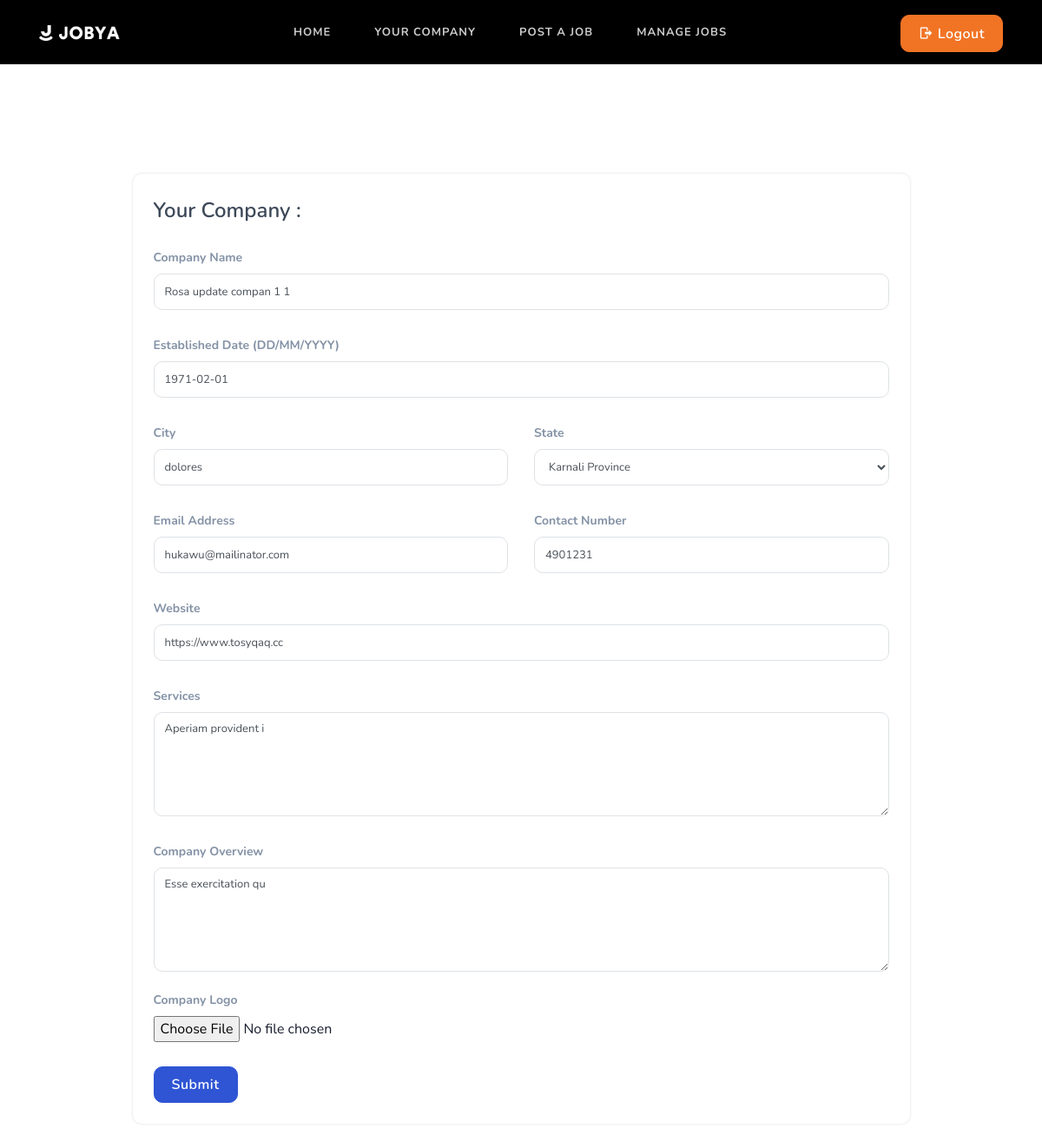
The page /company/update-company/1/ (signed in) on the database as committed earlier.
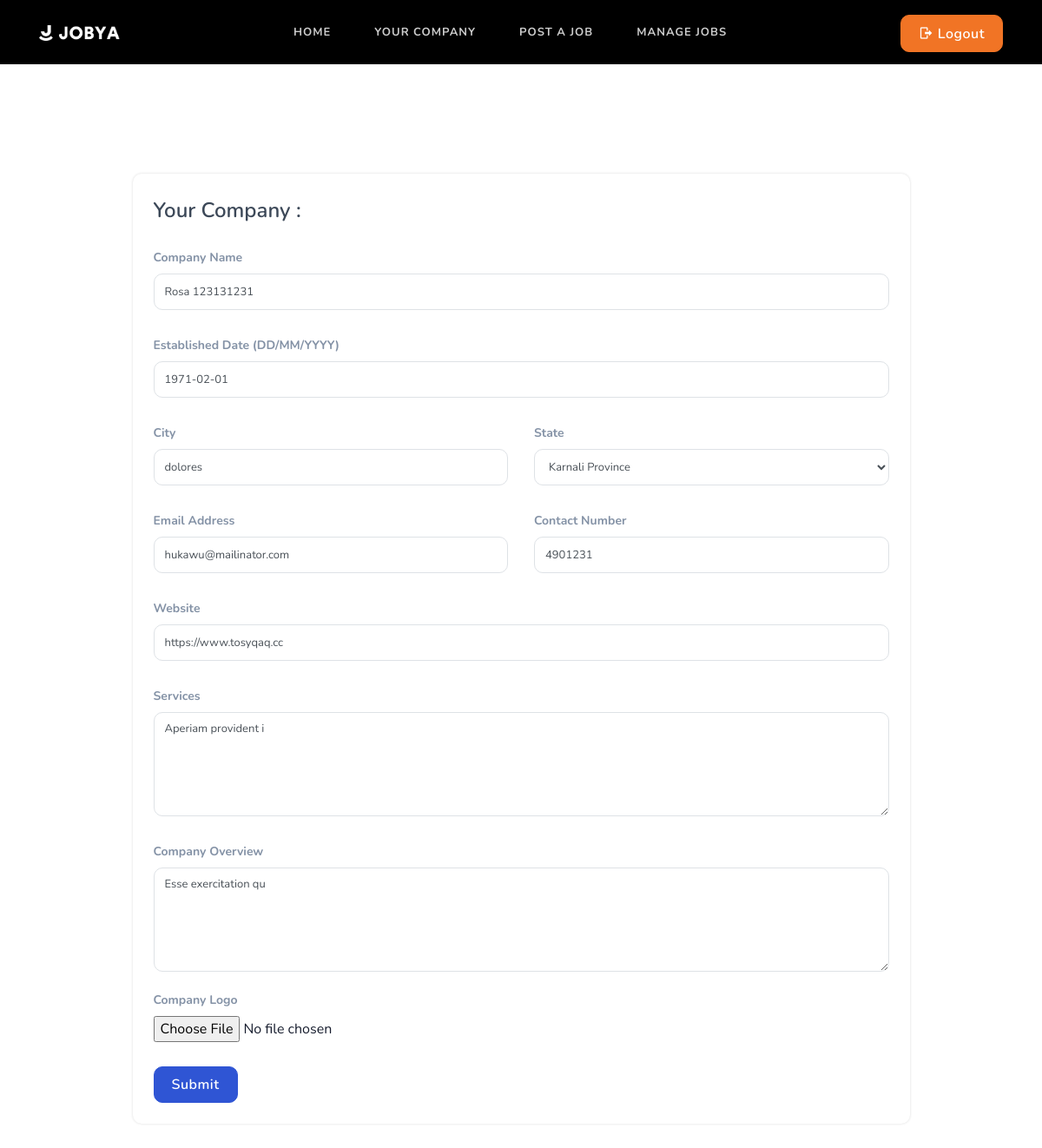
The same page on the database as committed later.
### company/models.py (models this page shows, shortened)
class Company(models.Model):
    user = models.OneToOneField(User, on_delete=models.CASCADE)
    name = models.CharField(max_length=100, null=True, blank=True)
    est_date = models.DateField(null=True, blank=True)
    city = models.CharField(max_length=100, null=True, blank=True)
    state = models.ForeignKey(State, on_delete=models.DO_NOTHING, blank=True, null=True)
    email = models.EmailField(unique=True, null=True, blank=True)
    number = models.IntegerField(null=True, blank=True)
    website_link = models.URLField(null=True, blank=True)
    services = models.TextField(null=True, blank=True)
    overview = models.TextField(blank=True, null=True)
    image = models.ImageField(upload_to="company_logo/%Y/%m/%d", blank=True)
    is_verified = models.BooleanField(default=False)

### company/views.py (the view, shortened to what this page needs)
# urls.py: path('update-company/<int:pk>/', views.UpdateCompanyView.as_view(), name='update-company'),
class UpdateCompanyView(UpdateView):
    form_class = UpdateCompanyForm
    template_name = 'company/update_company.html'
    def dispatch(self, request, *args, **kwargs):
        if not request.user.is_authenticated or not request.user.is_recruiter:
            messages.warning(request, 'You must be logged in as a recruiter to update a company.')
            return redirect('home')
        return super().dispatch(request, *args, **kwargs)
    def get_object(self, queryset=None):
        pk = self.kwargs.get('pk')
        return get_object_or_404(Company, pk=pk, user=self.request.user)

### company/forms.py
class UpdateCompanyForm(forms.ModelForm):
    est_date = forms.DateField(
        widget=forms.TextInput(
            attrs={
                'class': 'form-control resume',
                'placeholder': 'DD/MM/YYYY',
            }
        ),
        input_formats=['%d/%m/%Y'],  # Accept only DD/MM/YYYY format
        error_messages={
            'invalid': 'Enter a valid date in DD/MM/YYYY format.',
        }
    )
    class Meta:
        model = Company
        exclude = ('user', 'is_verified')

### company/context_processors.py (called while the page is built)
def company_context(request):
    company = None
    if request.user.is_authenticated and request.user.has_company:
        company = Company.objects.filter(user=request.user).first()  # or however you link Company to the user
    return {'company': company}

### company/models.py (called while the page is built)
    def __str__(self):
        return self.name

### resume/context_processors.py (called while the page is built)
def resume_context(request):
    resume = None
    if request.user.is_authenticated and request.user.has_resume:
        resume = Resume.objects.filter(user=request.user).first()
    return {'resume': resume}

### templates/company/update_company.html (shortened to what the changed rows need)
{% extends 'base.html' %}
{% load widget_tweaks %}
{% block content %}
{% load crispy_forms_tags %}
<section class="section">
    <div class="container">
        <div class="row justify-content-center">
            <div class="col-lg-10">
                <div class="rounded shadow bg-white p-4">
                    <div class="custom-form">
                        <form method="post" action="" name="contact-form" id="contact-form3" enctype="multipart/form-data">
                            <div class="row">
                                <div class="col-md-12">
                                    <div class="form-group app-label mt-2">
                                        <label class="text-muted">Company Name</label>
                                        {% render_field form.name id="company-name" class="form-control resume" %}
                                    </div>
                                </div>
                            </div>
                            <div class="row">
                                <div class="col-md-12">
                                    <div class="form-group app-label mt-2">
                                        <label class="text-muted">Established Date (DD/MM/YYYY)</label>
                                        {% render_field form.est_date id="est_date" class="form-control resume" %}
                                    </div>
                                </div>
                            </div>
                            <div class="row">
                                <div class="col-md-6">
                                    <div class="form-group app-label mt-2">
                                        <label class="text-muted">City</label>
                                        {% render_field form.city id="city" class="form-control resume" %}
                                    </div>
                                </div>
                                <div class="col-md-6">
                                    <div class="form-group app-label mt-2">
                                        <label class="text-muted">State</label>
                                        {% render_field form.state class="form-control resume" %}
                                    </div>
                                </div>
                            </div>
                            <div class="row">
                                <div class="col-md-6">
                                    <div class="form-group app-label mt-2">
                                        <label class="text-muted">Email Address</label>
                                        {% render_field form.email id="email" class="form-control resume" %}
                                    </div>
                                </div>
                                <div class="col-md-6">
                                    <div class="form-group app-label mt-2">
                                        <label class="text-muted">Contact Number</label>
                                        {% render_field form.number id="number" class="form-control resume" %}
                                    </div>
                                </div>
                            </div>
                            <div class="row">
                                <div class="col-md-12">
                                    <div class="form-group app-label mt-2">
                                        <label class="text-muted">Website</label>
                                        {% render_field form.website_link id="url" class="form-control resume" %}
                                    </div>
                                </div>
                            </div>
                            <div class="row">
                                <div class="col-md-12">
                                    <div class="form-group app-label mt-2">
                                        <label class="text-muted">Services</label>
                                        {% render_field form.services class="form-control resume" %}
                                    </div>
                                </div>
                            </div>
                            <div class="row">
                                <div class="col-md-12">
                                    <div class="form-group app-label mt-2">
                                        <label class="text-muted">Company Overview</label>
                                        {% render_field form.overview class="form-control resume" %}
                                    </div>
                                </div>
                            </div>
                            <div class="row">
                                <div class="col-md-12">
                                    <div class="form-group app-label">
                                        <label for="id_image" class="text-muted">Company Logo</label>
                                        {{ form.image|add_class:"form-control-file" }}
                                    </div>
                                </div>
                            </div>
                        </form>
                    </div>
                </div>
            </div>
        </div>
    </div>
</section>
{% endblock content %}

Rows that differ between the two databases and show on the page:
changed Company "dolores": name "Rosa update compan 1 1" → "Rosa 123131231"
